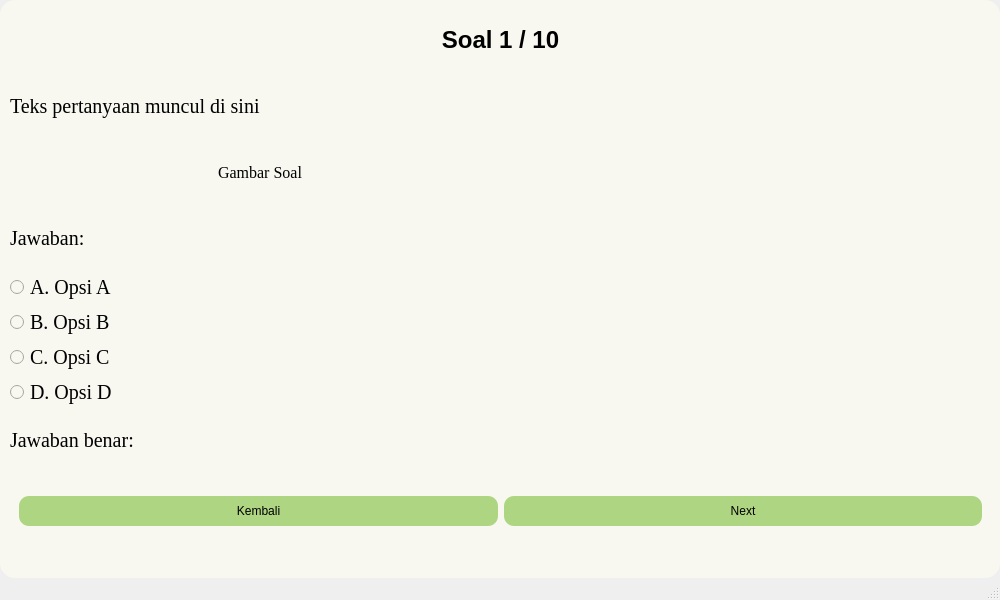
<?xml version="1.0" encoding="UTF-8"?>
<ui version="4.0">
 <class>MainWindow</class>
 <widget class="QMainWindow" name="MainWindow">
  <property name="geometry">
   <rect>
    <x>0</x>
    <y>0</y>
    <width>1000</width>
    <height>600</height>
   </rect>
  </property>
  <property name="minimumSize">
   <size>
    <width>1000</width>
    <height>600</height>
   </size>
  </property>
  <property name="maximumSize">
   <size>
    <width>1000</width>
    <height>600</height>
   </size>
  </property>
  <property name="windowTitle">
   <string>MainWindow</string>
  </property>
  <property name="styleSheet">
   <string notr="true"/>
  </property>
  <property name="dockNestingEnabled">
   <bool>false</bool>
  </property>
  <widget class="QWidget" name="centralwidget">
   <property name="styleSheet">
    <string notr="true">background-color: #F8F8F0;
border-radius: 15px;
</string>
   </property>
   <widget class="QWidget" name="opsiPanel" native="true">
    <property name="geometry">
     <rect>
      <x>10</x>
      <y>10</y>
      <width>981</width>
      <height>531</height>
     </rect>
    </property>
    <property name="font">
     <font>
      <family>Times New Roman</family>
      <pointsize>12</pointsize>
     </font>
    </property>
    <layout class="QVBoxLayout" name="verticalLayout_2">
     <item>
      <widget class="QLabel" name="lblNomor">
       <property name="font">
        <font>
         <pointsize>18</pointsize>
         <bold>true</bold>
        </font>
       </property>
       <property name="text">
        <string>Soal 1 / 10</string>
       </property>
       <property name="alignment">
        <set>Qt::AlignmentFlag::AlignCenter</set>
       </property>
      </widget>
     </item>
     <item>
      <widget class="QLabel" name="lblPertanyaan">
       <property name="minimumSize">
        <size>
         <width>0</width>
         <height>60</height>
        </size>
       </property>
       <property name="font">
        <font>
         <family>Times New Roman</family>
         <pointsize>15</pointsize>
         <bold>false</bold>
        </font>
       </property>
       <property name="text">
        <string>Teks pertanyaan muncul di sini</string>
       </property>
       <property name="textFormat">
        <enum>Qt::TextFormat::PlainText</enum>
       </property>
       <property name="alignment">
        <set>Qt::AlignmentFlag::AlignJustify|Qt::AlignmentFlag::AlignVCenter</set>
       </property>
       <property name="wordWrap">
        <bool>true</bool>
       </property>
      </widget>
     </item>
     <item>
      <widget class="QLabel" name="lblGambarSoal">
       <property name="enabled">
        <bool>true</bool>
       </property>
       <property name="minimumSize">
        <size>
         <width>500</width>
         <height>0</height>
        </size>
       </property>
       <property name="maximumSize">
        <size>
         <width>1</width>
         <height>700</height>
        </size>
       </property>
       <property name="font">
        <font>
         <family>Times New Roman</family>
         <pointsize>12</pointsize>
        </font>
       </property>
       <property name="frameShape">
        <enum>QFrame::Shape::Box</enum>
       </property>
       <property name="text">
        <string>Gambar Soal</string>
       </property>
       <property name="scaledContents">
        <bool>false</bool>
       </property>
       <property name="alignment">
        <set>Qt::AlignmentFlag::AlignCenter</set>
       </property>
       <property name="wordWrap">
        <bool>false</bool>
       </property>
      </widget>
     </item>
     <item>
      <widget class="QLabel" name="lblJawaban">
       <property name="minimumSize">
        <size>
         <width>0</width>
         <height>60</height>
        </size>
       </property>
       <property name="font">
        <font>
         <family>Times New Roman</family>
         <pointsize>15</pointsize>
         <bold>false</bold>
        </font>
       </property>
       <property name="text">
        <string>Jawaban:</string>
       </property>
       <property name="alignment">
        <set>Qt::AlignmentFlag::AlignJustify|Qt::AlignmentFlag::AlignVCenter</set>
       </property>
       <property name="wordWrap">
        <bool>true</bool>
       </property>
      </widget>
     </item>
     <item>
      <widget class="QRadioButton" name="rbA">
       <property name="font">
        <font>
         <family>Times New Roman</family>
         <pointsize>15</pointsize>
        </font>
       </property>
       <property name="text">
        <string>A. Opsi A</string>
       </property>
      </widget>
     </item>
     <item>
      <spacer name="verticalSpacer">
       <property name="orientation">
        <enum>Qt::Orientation::Vertical</enum>
       </property>
       <property name="sizeType">
        <enum>QSizePolicy::Policy::Fixed</enum>
       </property>
       <property name="sizeHint" stdset="0">
        <size>
         <width>5</width>
         <height>5</height>
        </size>
       </property>
      </spacer>
     </item>
     <item>
      <widget class="QRadioButton" name="rbB">
       <property name="font">
        <font>
         <family>Times New Roman</family>
         <pointsize>15</pointsize>
        </font>
       </property>
       <property name="text">
        <string>B. Opsi B</string>
       </property>
      </widget>
     </item>
     <item>
      <spacer name="verticalSpacer_2">
       <property name="orientation">
        <enum>Qt::Orientation::Vertical</enum>
       </property>
       <property name="sizeType">
        <enum>QSizePolicy::Policy::Fixed</enum>
       </property>
       <property name="sizeHint" stdset="0">
        <size>
         <width>5</width>
         <height>5</height>
        </size>
       </property>
      </spacer>
     </item>
     <item>
      <widget class="QRadioButton" name="rbC">
       <property name="font">
        <font>
         <family>Times New Roman</family>
         <pointsize>15</pointsize>
        </font>
       </property>
       <property name="text">
        <string>C. Opsi C</string>
       </property>
      </widget>
     </item>
     <item>
      <spacer name="verticalSpacer_3">
       <property name="orientation">
        <enum>Qt::Orientation::Vertical</enum>
       </property>
       <property name="sizeType">
        <enum>QSizePolicy::Policy::Fixed</enum>
       </property>
       <property name="sizeHint" stdset="0">
        <size>
         <width>5</width>
         <height>5</height>
        </size>
       </property>
      </spacer>
     </item>
     <item>
      <widget class="QRadioButton" name="rbD">
       <property name="font">
        <font>
         <family>Times New Roman</family>
         <pointsize>15</pointsize>
        </font>
       </property>
       <property name="text">
        <string>D. Opsi D</string>
       </property>
      </widget>
     </item>
     <item>
      <widget class="QLabel" name="lblBenar">
       <property name="minimumSize">
        <size>
         <width>0</width>
         <height>60</height>
        </size>
       </property>
       <property name="font">
        <font>
         <family>Times New Roman</family>
         <pointsize>15</pointsize>
         <bold>false</bold>
        </font>
       </property>
       <property name="text">
        <string>Jawaban benar: </string>
       </property>
       <property name="alignment">
        <set>Qt::AlignmentFlag::AlignJustify|Qt::AlignmentFlag::AlignVCenter</set>
       </property>
       <property name="wordWrap">
        <bool>true</bool>
       </property>
      </widget>
     </item>
     <item>
      <spacer name="verticalSpacer_4">
       <property name="orientation">
        <enum>Qt::Orientation::Vertical</enum>
       </property>
       <property name="sizeType">
        <enum>QSizePolicy::Policy::Fixed</enum>
       </property>
       <property name="sizeHint" stdset="0">
        <size>
         <width>5</width>
         <height>5</height>
        </size>
       </property>
      </spacer>
     </item>
     <item>
      <widget class="QWidget" name="widget" native="true">
       <layout class="QHBoxLayout" name="horizontalLayout">
        <item>
         <widget class="QPushButton" name="btnBack">
          <property name="styleSheet">
           <string notr="true">background-color: #AED581;
border-radius: 10px;
padding: 8px;
</string>
          </property>
          <property name="text">
           <string>Kembali</string>
          </property>
         </widget>
        </item>
        <item>
         <widget class="QPushButton" name="btnNext">
          <property name="styleSheet">
           <string notr="true">background-color: #AED581;
border-radius: 10px;
padding: 8px;
</string>
          </property>
          <property name="text">
           <string>Next</string>
          </property>
         </widget>
        </item>
       </layout>
      </widget>
     </item>
    </layout>
   </widget>
  </widget>
  <widget class="QMenuBar" name="menubar">
   <property name="geometry">
    <rect>
     <x>0</x>
     <y>0</y>
     <width>1000</width>
     <height>33</height>
    </rect>
   </property>
  </widget>
  <widget class="QStatusBar" name="statusbar"/>
 </widget>
 <resources/>
 <connections/>
</ui>
